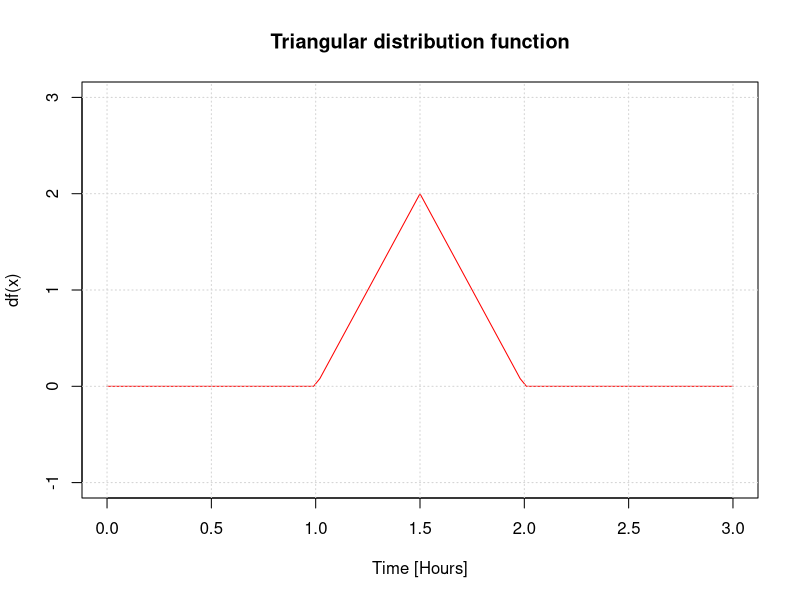
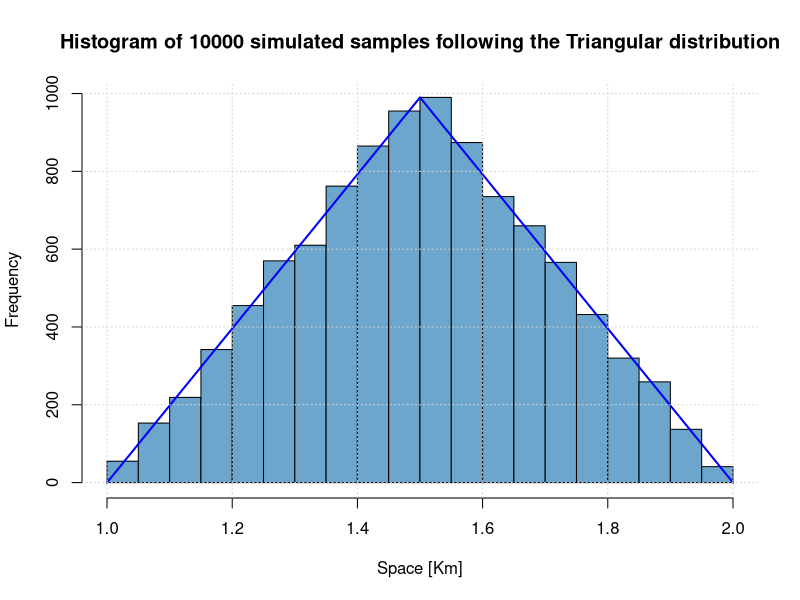
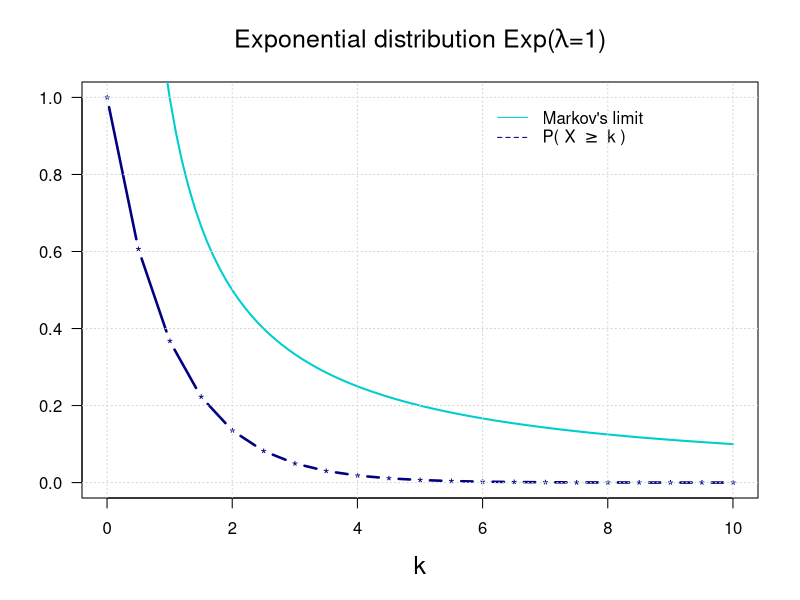
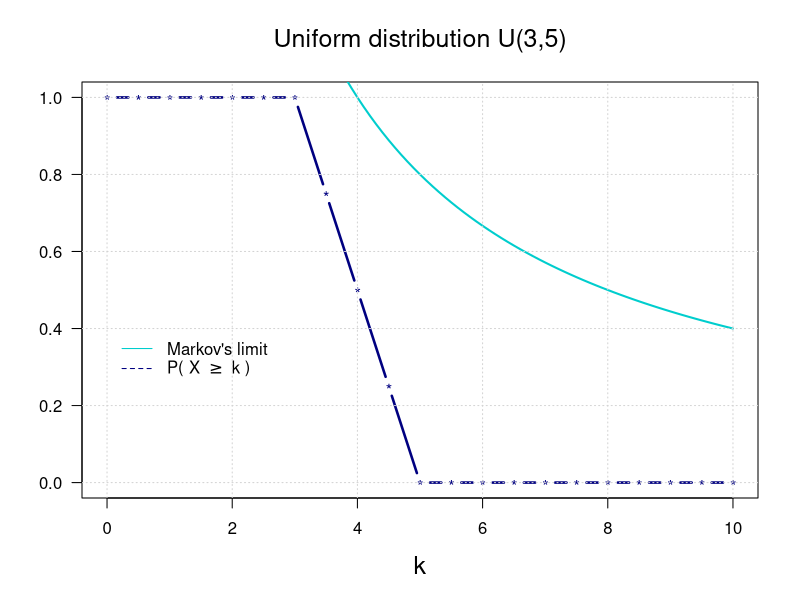
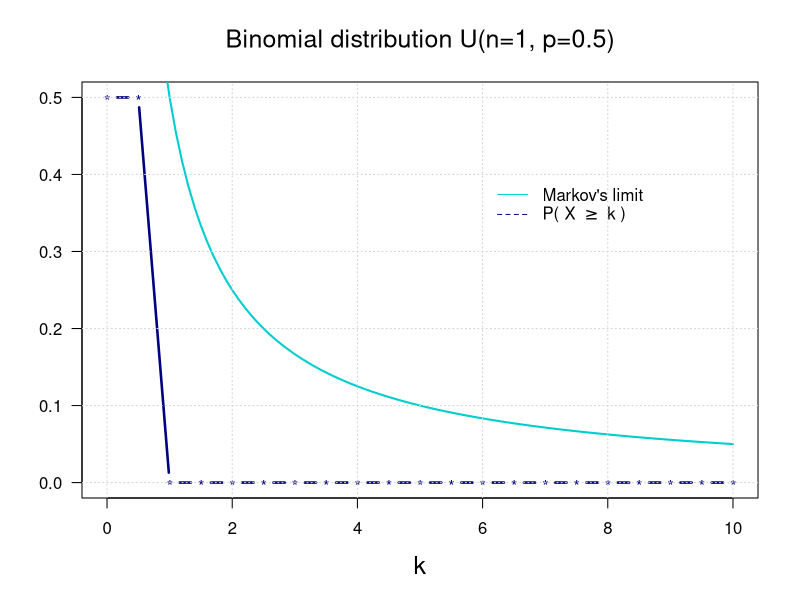
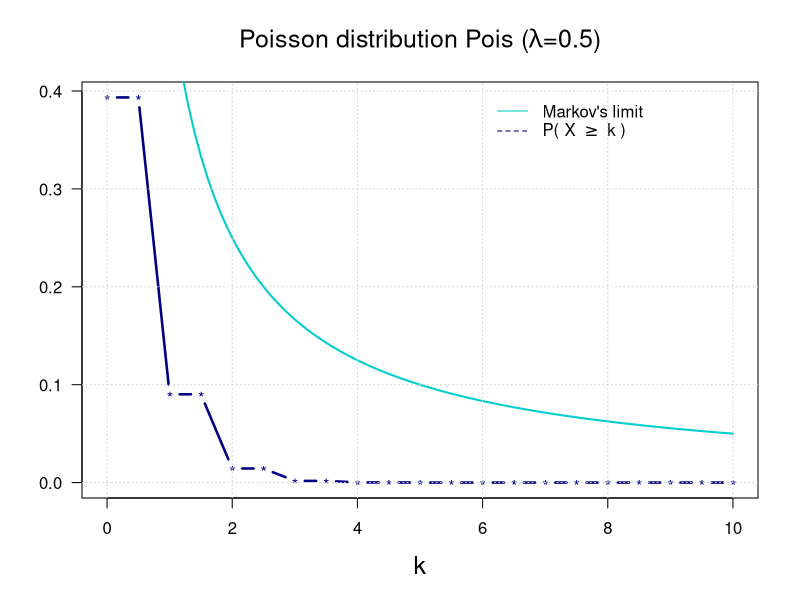
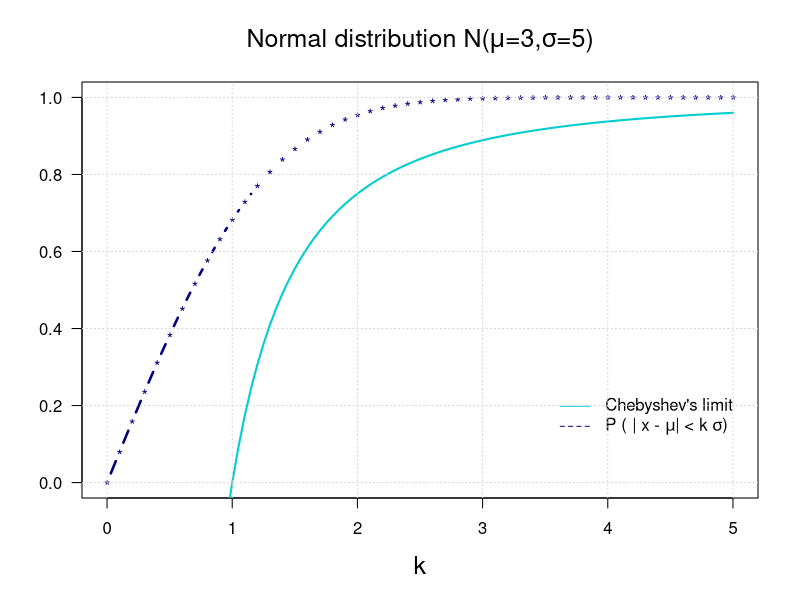
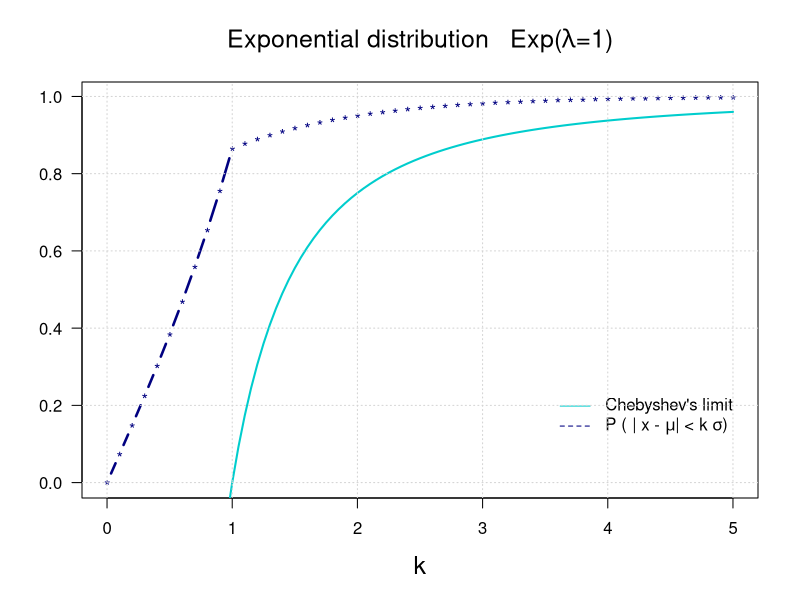

Write R code to recreate these figures, in order. (Note: this script raises an error after producing the figures.)
## ---- chunk 1
#EXERCISE 1
#plot the function, given the interval (a, b)
a <- 1
b <- 2
c <- 1.5 #eventually to acquire from terminal(?)

f <- function(x){(x < a)*(0)+(a <= x & x < c)*((2*(x-a))/((b-a)*(c-a)))+(c <= x & x <= b)*((2*(b-x))/((b-a)*(b-c)))+ (b < x)*(0)}
plot(f,xlim=c(a-1,b+1), ylim = c(-1, 3), col = "red",  xlab="Time [Hours]", ylab = "df(x)",main = "Triangular distribution function") 
grid()
## ---- chunk 2
#and write an algorithm to generate random numbers from the triangular distribution

#since the function is already normalized it doesn't need to be done
#quantile function 
inverse <- function (f, lower = a, upper = b) {function (y) uniroot((function (x) f(x) - y), lower = lower, upper = upper)[1]}     #the inverse of a function 
qf <- inverse(function(x) {integrate(f, lower = a, upper = x)$value})                                                             #the inverse of cumulative function in one specific point 

#sampling function
rf<- function(nsamples){                                                                                                        #return a vector with samples following the pdf
  y <- c()
  for (i in 1:nsamples){
    u <- runif(1,0,1)
    y[i]<-qf(u)$root
    }
  return(y)
}
## ---- chunk 3
#generate 10^4 random number from the distribution, show them in an histogram and superimpose the analytical curve
x <- rf(10000)
h <- hist(x,breaks=30, xlab = "Space [Km]", main = "Histogram of 10000 simulated samples following the Triangular distribution",  col = 'skyblue3')  
funct <- function(x){max(h$counts)*f(x)/2}
curve(funct, col="blue", lwd=2, add = TRUE) # add a densit y estimate with defaults
grid()

## ---- chunk 4
#EXECISE 2
#plot G(k) and the Markov’s upper bound for the exponential, Exp(λ = 1), distribution function
lambda = 1
E <- 1/lambda                             #expectation value

g  <- function(k) {1- pexp(k, 1)}         #exponential distribution
M  <- function(k, E) {E/k}                #Markov's function

x <-seq(0, 10, 0.5)

plot(x, g(x), lwd=2.5, type = "b", pch="*", col="navy", main=expression(paste("Exponential distribution Exp(",lambda,"=1)")), cex.main=1.5, xlab="k", ylab="",cex.lab=1.5, las=1)

curve(M(x, E), from=0, to=10, lwd=2, col="cyan3", add=TRUE)

legend(6,1, legend=c("Markov's limit", expression(paste("P( X ">=" k ) "))),
       col=c("cyan3", "navy"), lty=c("solid", "dashed"), 
       bty='n', cex = 1)
grid()
## ---- chunk 5
#plot G(k) and the Markov’s upper bound for the uniform, U (3, 5), distribution function
a <- 3
b <- 5
E <- (a+b)/2                              #expectation value

g  <- function(k) {1- punif(k, a, b)}     #exponential distribution
M  <- function(k, E) {E/k}                #Markov's function

x <-seq(0, 10, 0.5)

plot(x, g(x), lwd=2.5, type = "b", pch="*", col="navy", main=expression(paste("Uniform distribution U(3,5)")), cex.main=1.5, xlab="k", ylab="",cex.lab=1.5, las=1)

curve(M(x, E), from=0, to=10, lwd=2, col="cyan3", add=TRUE)

legend(0,0.4, legend=c("Markov's limit", expression(paste("P( X ">=" k ) "))),
       col=c("cyan3", "navy"), lty=c("solid", "dashed"), 
       bty='n', cex = 1)
grid()
## ---- chunk 6
#plot G(k) and the Markov’s upper bound for the binomial, Bin(n = 1, p = 1/2), distribution function
n <- 1
p <- 1/2
E <- n*p                                #expectation value

g  <- function(k) {1- pbinom(k, n, p)}     #exponential distribution
M  <- function(k, E) {E/k}                #Markov's function

x <-seq(0, 10, 0.5)

plot(x, g(x), lwd=2.5, type = "b", pch="*", col="navy", main=expression(paste("Binomial distribution U(n=",1,", p=",0.5,")")), cex.main=1.5, xlab="k", ylab="",cex.lab=1.5, las=1)

curve(M(x, E), from=0, to=10, lwd=2, col="cyan3", add=TRUE)

legend(6,0.4, legend=c("Markov's limit", expression(paste("P( X ">=" k ) "))),
       col=c("cyan3", "navy"), lty=c("solid", "dashed"), 
       bty='n', cex = 1)
grid()
## ---- chunk 7
#plot G(k) and the Markov’s upper bound for a Poisson, Pois(λ = 1/2), distribution function

lambda <- 1/2
E <- lambda
                              #expectation value

g  <- function(k) {1- ppois(k, lambda)}     #exponential distribution
M  <- function(k, E) {E/k}                #Markov's function

x <-seq(0, 10, 0.5)

plot(x, g(x), lwd=2.5, type = "b", pch="*", col="navy", main=expression(paste("Poisson distribution Pois (",lambda,"=",0.5,")")), cex.main=1.5, xlab="k", ylab="",cex.lab=1.5, las=1)

curve(M(x, E), from=0, to=10, lwd=2, col="cyan3", add=TRUE)

legend(6,0.4, legend=c("Markov's limit", expression(paste("P( X ">=" k ) "))),
       col=c("cyan3", "navy"), lty=c("solid", "dashed"), 
       bty='n', cex = 1)
grid()

## ---- chunk 8
#EXERCISE 3
#use R to show, with a plot, that Chebyshev’s inequality is is an upper bound to the normal distribution, N(μ = 3, σ = 5)
m <- 3
sig <- 5


g <- function(k, m, sig){pnorm(m+k*sig, m, sig)-pnorm(m-k*sig, m, sig)}
C <- function(k) {1- (1/k)^2}

k <- seq(0,5,0.1)

plot(k, g(k,m,sig), lwd=2.5, type = "b", pch="*", col="navy",
     main=expression(paste("Normal distribution N(",mu,"=3,",sigma,"=5)")), cex.main=1.5,
     xlab="k", ylab="", 
     cex.lab=1.5, las=1)

curve(C(x), from=0, to=5, lwd=2, col="cyan3", add=TRUE)

legend(3.5,0.25, legend=c("Chebyshev's limit", expression(paste("P ( | x - ",mu,"| < k ",sigma,")"))),
       col=c("cyan3", "navy"), lty=c("solid", "dashed"), 
       bty='n', cex = 1)
grid()
## ---- chunk 9
#use R to show, with a plot, that Chebyshev’s inequality is is an upper bound to the exponential distribution, Exp(λ = 1)
m <- 1/1
sig <- 1

g <- function(k, m, sig){pexp(m+k*sig, m, sig)-pexp(m-k*sig, m, sig)}
C <- function(k) {1- (1/k)^2}

k <- seq(0,5,0.1)

plot(k, g(k,m,sig), lwd=2.5, type = "b", pch="*", col="navy",
     main=expression(paste("Exponential distribution   Exp(",lambda,"=1)")), cex.main=1.5,
     xlab="k", ylab="", 
     cex.lab=1.5, las=1)

curve(C(x), from=0, to=5, lwd=2, col="cyan3", add=TRUE)

legend(3.5,0.25, legend=c("Chebyshev's limit", expression(paste("P ( | x - ",mu,"| < k ",sigma,")"))),
       col=c("cyan3", "navy"), lty=c("solid", "dashed"), 
       bty='n', cex = 1)
grid()

## ---- chunk 10
#use R to show, with a plot, that Chebyshev’s inequality is is an upper bound to the uniform distribution U (1 − √2, 1 +  √2)
m <- (1+sqrt(2))+(1-sqrt(2))/2
sig <- (1+sqrt(2))-(1-sqrt(2))/ sqrt(12)

g <- function(k, m, sig){punif(m+k*sig, m, sig)-punif(m-k*sig, m, sig)}
C <- function(k) {1- (1/k)^2}

k <- seq(0,3,0.05)

plot(k, g(k,m,sig), lwd=2.5, type = "b", pch="*", col="navy",
     main=expression(paste("Uniform distribution   U( 1 - ",sqrt(2),", 1 + ",sqrt(2),")")), cex.main=1.5,
     xlab="k", ylab="", 
     cex.lab=1.5, las=1)

curve(C(x), from=0, to=3, lwd=2, col="cyan3", add=TRUE)

legend(2,0.25, legend=c("Chebyshev's limit", expression(paste("P ( | x - ",mu,"| < k ",sigma,")"))),
       col=c("cyan3", "navy"), lty=c("solid", "dashed"), 
       bty='n', cex = 1)
grid()

## ---- chunk 11
#use R to show, with a plot, that Chebyshev’s inequality is is an upper bound to the Poisson, Pois(λ = 1/3), distribution function
lambda = 1/3
m <- lambda
sig <- sqrt(lambda)

g <- function(k, m, sig){ppois(m+k*sig, m)-ppois(m-k*sig, m)}
C <- function(k) {1 - (1/k)^2}

k <- seq(0,5,0.1)

plot(k, g(k,m,sig),xlim = c(0,5), ylim=c(0,1), lwd=2.5, type = "b", pch="*", col="navy",
     main=expression(paste("Poisson distribution   Pois( ",lambda," = 1 / 3 )")), cex.main=1.5,
     xlab="k", ylab="", 
     cex.lab=1.5, las=1)

curve(C(x), from=0, to=5, lwd=2, col="cyan3", add=TRUE)

legend(2,0.25, legend=c("Chebyshev's limit", expression(paste("P ( | x - ",mu,"| < k ",sigma,")"))),
       col=c("cyan3", "navy"), lty=c("solid", "dashed"), 
       bty='n', cex = 1)
grid()

## ---- chunk 12
#   write a program in R that:
#   1) allows the user to insert the color of a randomly extracted box and
#   3) prints on the standard output the probability of selecting each box
#   4) plots the probability for each box as a function of the extraction step


N <- 5;     #max label box
i <- 0:N;   #index of boxes
pii <- i/N; #probability to find a white ball in a box ---> vector ( 0, 0.2, 0.4, 0.6, 0.8, 1)
n <- 0;     #number of extraction 


s <- c()   #variable to store the extractions

ext <- 1   #variable representing the single extraction--> default value

PB0 <- c(1/6) #initial value of each box probability
PB1 <- c(1/6)
PB2 <- c(1/6)
PB3 <- c(1/6)
PB4 <- c(1/6)
PB5 <- c(1/6)

while(ext != 2){ 

   par(mfrow=c(2,3))
   plot(0:n,PB0, main="BOX: H0", cex.main=1.5 ,ylab = "Probability(Box)", xlab = "N of extraction", ylim = c(0:1), pch=16, cex=1.5, col="navy")
   grid()
   plot(0:n,PB1, main="BOX: H1", cex.main=1.5 ,ylab = "Probability(Box)", xlab = "N of extraction", ylim = c(0:1), pch=16, cex=1.5, col="navy")
   grid()
   plot(0:n,PB2, main="BOX: H2", cex.main=1.5 ,ylab = "Probability(Box)", xlab = "N of extraction", ylim = c(0:1), pch=16, cex=1.5, col="navy")
   grid()
   plot(0:n,PB3, main="BOX: H3", cex.main=1.5 ,ylab = "Probability(Box)", xlab = "N of extraction", ylim = c(0:1), pch=16, cex=1.5, col="navy")
   grid()
   plot(0:n,PB4, main="BOX: H4", cex.main=1.5 ,ylab = "Probability(Box)", xlab = "N of extraction", ylim = c(0:1), pch=16, cex=1.5, col="navy")
   grid()
   plot(0:n,PB5, main="BOX: H5", cex.main=1.5 ,ylab = "Probability(Box)", xlab = "N of extraction", ylim = c(0:1), pch=16, cex=1.5, col="navy")
   grid()
  
  ext <- readline(prompt="Enter the extraction, 0 black, 1 white, 2 to stop: ")
  ext <- as.integer(ext)
  if (ext != 2) {
    n <- n + 1
    s <- append(s, ext)
  
    x <-sum(s)      #tot number of white extractions
    PBi <- pii^x * (1-pii)^(n-x) / sum( pii^x * (1-pii)^(n-x) )     #vector: probability for single boxes at the n-th iteration  
    cat("The probability to having select each box from 0 to 5 is: ",PBi)
  
    PB0 <- append(PB0, PBi[1])   #storing probabilities
    PB1 <- append(PB1, PBi[2])
    PB2 <- append(PB2, PBi[3])
    PB3 <- append(PB3, PBi[4])
    PB4 <- append(PB4, PBi[5])
    PB5 <- append(PB5, PBi[6])
  }
  
}




## ---- chunk 13
# write a simulation program that:
# 1) selects a random box
# 2) makes random sampling from the box
# 3) prints on the standard output the probability of selecting each box
# 4) plots the probability for each box as a function of the number of trial

N <- 5;                 #max label box
i <- 0:N;               #index for boxes
pii <- i/N;             #probability to find a white ball in a box ---> vector ( 0, 0.2, 0.4, 0.6, 0.8, 1)
ri <- sample(1:6, 1)    #random number for box selection
cat("Extracted box number:",ri,"\n")

n <- 100;               #number of total extractions from box ri

ext <- rbinom(n,1,pii[ri])   #variable representing the extractions ---> vector of 0 and 1
cat("Extracted colours are: (1 for white, 0 for black)\n",ext, "\n")

PB0 <- c(1/6)  #initial values of each box probability
PB1 <- c(1/6)
PB2 <- c(1/6)
PB3 <- c(1/6)
PB4 <- c(1/6)
PB5 <- c(1/6)

for (i in 1:n){

    
    x <-sum(ext[1:i])
    PBi <- pii^x * (1-pii)^(i-x) / sum( pii^x * (1-pii)^(i-x) )
    cat("The probability to having select each box from 0 to 5 is: ",PBi,"\n")
  
    PB0 <- append(PB0, PBi[1])
    PB1 <- append(PB1, PBi[2])
    PB2 <- append(PB2, PBi[3])
    PB3 <- append(PB3, PBi[4])
    PB4 <- append(PB4, PBi[5])
    PB5 <- append(PB5, PBi[6])
  
}

par(mfrow=c(2,3))
plot(0:n,PB0, main="BOX: H0", cex.main=1.5 ,ylab = "Probability(Box)", xlab = "N of extraction", ylim = c(0:1), pch=16, cex=1.5, col="navy")
grid()
plot(0:n,PB1, main="BOX: H1", cex.main=1.5 ,ylab = "Probability(Box)", xlab = "N of extraction", ylim = c(0:1), pch=16, cex=1.5, col="navy")
grid()
plot(0:n,PB2, main="BOX: H2", cex.main=1.5 ,ylab = "Probability(Box)", xlab = "N of extraction", ylim = c(0:1), pch=16, cex=1.5, col="navy")
grid()
plot(0:n,PB3, main="BOX: H3", cex.main=1.5 ,ylab = "Probability(Box)", xlab = "N of extraction", ylim = c(0:1), pch=16, cex=1.5, col="navy")
grid()
plot(0:n,PB4, main="BOX: H4", cex.main=1.5 ,ylab = "Probability(Box)", xlab = "N of extraction", ylim = c(0:1), pch=16, cex=1.5, col="navy")
grid()
plot(0:n,PB5, main="BOX: H5", cex.main=1.5 ,ylab = "Probability(Box)", xlab = "N of extraction", ylim = c(0:1), pch=16, cex=1.5, col="navy")
grid()


